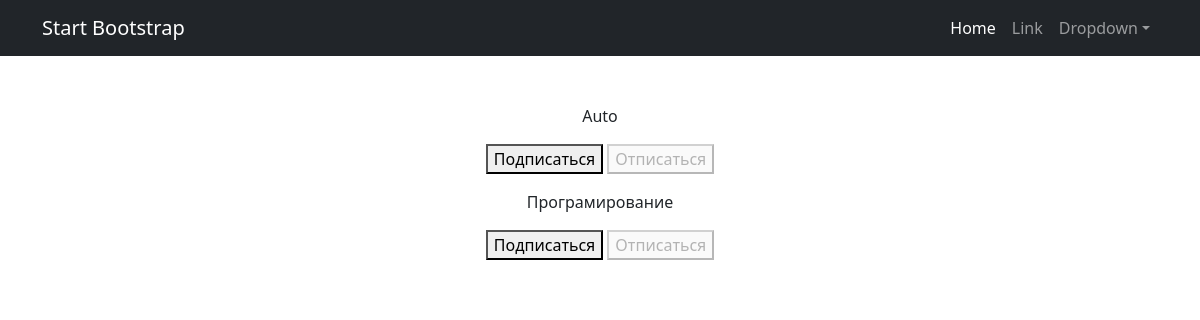
Before: /subscriptions/ (signed in) with the older database file.
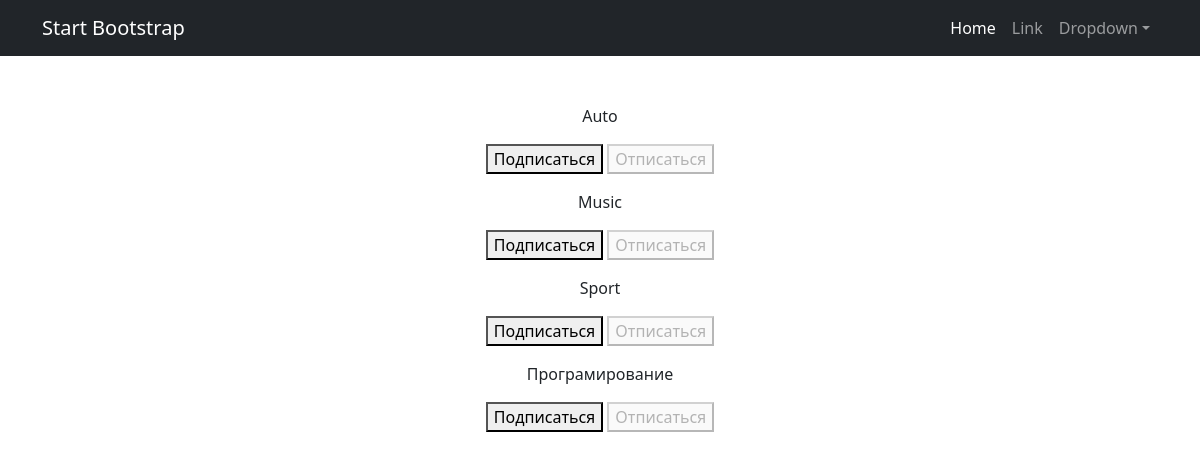
After: the same page with the newer database file.
### newsarticle/models.py (models this page shows, shortened)
class Category(models.Model):
    naming = models.CharField(max_length=64, unique=True)

### newsarticle/views.py (the view, shortened to what this page needs)
# urls.py: path('subscriptions/', subscriptions, name='subscriptions'),
@login_required
@csrf_protect
def subscriptions(request):
    categories_with_subscriptions = Category.objects.annotate(
        user_subscribed=Exists(
            Subscriber.objects.filter(
                user=request.user,
                category=OuterRef('pk'),
            )
        )
    ).order_by('naming')
    return render(
        request,
        'subscriptions.html',
        {'categories': categories_with_subscriptions},
    )

### templates/subscriptions.html (shortened to what this page needs)
{% extends 'flatpages/default.html' %}
{% block content %}
    {% for category in categories  %}
        <p>
            {{ category.naming }}
            <form method="post">
                {% if category.user_subscribed %}
                    <button disabled>Подписаться</button>
                    <button name="action" value="unsubscribe">Отписаться</button>
                {% else %}
                    <button name="action" value="subscribe">Подписаться</button>
                    <button disabled>Отписаться</button>
                {% endif %}
            </form>
        </p>
    {% endfor %}
{% endblock content %}

Changed rows visible on the page:
added Category: naming "Music", shows "Подписаться"
added Category: naming "Sport", shows "Подписаться"
